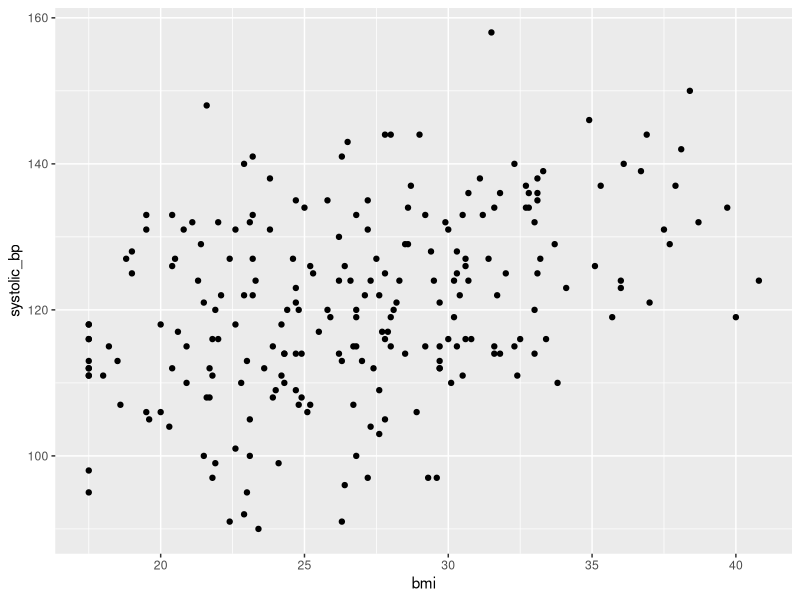

The R source for this figure: (Note: this script raises an error after producing the figure.)
## ---- chunk 1
# Run scripts/00_setup.R first if tidyverse or broom is not installed.
library(tidyverse)
library(broom)
## ---- chunk 2
health_raw <- read_csv("../data/bootcamp_health.csv")
## ---- chunk 3
glimpse(health_raw)
## ---- chunk 4
# How many rows and columns?

# What are the first few rows?

# How many missing values are in each column?

## ---- chunk 5
health_clean <- health_raw |>
  mutate(
    visit_date = as.Date(visit_date),
    hypertension_flag = systolic_bp >= 130 | diastolic_bp >= 80,
    bmi_group = case_when(
      is.na(bmi) ~ NA_character_,
      bmi < 18.5 ~ "Underweight",
      bmi < 25 ~ "Healthy range",
      bmi < 30 ~ "Overweight",
      TRUE ~ "Obesity range"
    )
  ) |>
  filter(!is.na(age), !is.na(bmi), !is.na(systolic_bp))
## ---- chunk 6
health_clean |>
  group_by(sex) |>
  summarize(
    n = n(),
    mean_age = mean(age),
    mean_bmi = mean(bmi),
    percent_hypertension = mean(hypertension_flag) * 100,
    .groups = "drop"
  )
## ---- chunk 7
health_clean |>
  ggplot(aes(x = bmi, y = systolic_bp)) +
  geom_point()
## ---- chunk 8
# Your improved plot here
## ---- chunk 9
fit <- lm(systolic_bp ~ age + bmi + sex, data = health_clean)
summary(fit)
## ---- chunk 10
tidy(fit)
## ---- chunk 11
cohort_table <- health_clean |>
  group_by(sex) |>
  summarize(
    n = n(),
    mean_bmi = mean(bmi),
    mean_sbp = mean(systolic_bp),
    .groups = "drop"
  )

write_csv(cohort_table, "output/cohort_table.csv")
